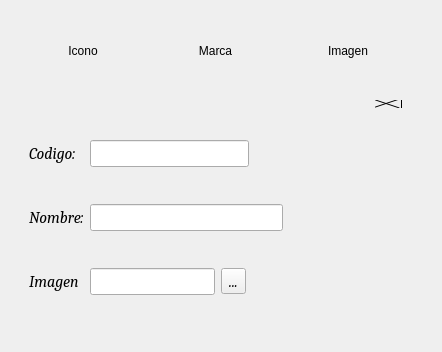
<?xml version="1.0" encoding="UTF-8"?>
<ui version="4.0">
 <class>FormMoneda</class>
 <widget class="QWidget" name="FormMoneda">
  <property name="geometry">
   <rect>
    <x>0</x>
    <y>0</y>
    <width>442</width>
    <height>352</height>
   </rect>
  </property>
  <property name="windowTitle">
   <string>Form</string>
  </property>
  <widget class="QWidget" name="layoutWidget">
   <property name="geometry">
    <rect>
     <x>20</x>
     <y>10</y>
     <width>391</width>
     <height>82</height>
    </rect>
   </property>
   <layout class="QHBoxLayout" name="horizontalLayout">
    <property name="topMargin">
     <number>0</number>
    </property>
    <item>
     <widget class="QLabel" name="label_6">
      <property name="minimumSize">
       <size>
        <width>60</width>
        <height>80</height>
       </size>
      </property>
      <property name="text">
       <string>Icono</string>
      </property>
      <property name="alignment">
       <set>Qt::AlignCenter</set>
      </property>
     </widget>
    </item>
    <item>
     <widget class="QLabel" name="label_4">
      <property name="minimumSize">
       <size>
        <width>60</width>
        <height>80</height>
       </size>
      </property>
      <property name="text">
       <string>Marca</string>
      </property>
      <property name="alignment">
       <set>Qt::AlignCenter</set>
      </property>
     </widget>
    </item>
    <item>
     <widget class="QLabel" name="LabelImage">
      <property name="minimumSize">
       <size>
        <width>60</width>
        <height>80</height>
       </size>
      </property>
      <property name="text">
       <string>Imagen</string>
      </property>
      <property name="alignment">
       <set>Qt::AlignCenter</set>
      </property>
     </widget>
    </item>
   </layout>
  </widget>
  <widget class="QTabWidget" name="tabWidget">
   <property name="geometry">
    <rect>
     <x>20</x>
     <y>100</y>
     <width>382</width>
     <height>236</height>
    </rect>
   </property>
   <property name="font">
    <font>
     <family>Cambria</family>
     <pointsize>12</pointsize>
     <weight>50</weight>
     <italic>true</italic>
     <bold>false</bold>
    </font>
   </property>
   <property name="autoFillBackground">
    <bool>false</bool>
   </property>
   <property name="styleSheet">
    <string notr="true">
QTabWidget::pane { 
font: bold 14px;
   background: transparent; 
  margin: 0px,0px,0px,0px;
   border: 0px solid transparent;  
  }

QTabBar::tab {
    background: transparent;
    border: 2px solid transparent;
    border-bottom-color: transparent; /* same as the pane color */
    border-top-left-radius: 4px;
    border-top-right-radius: 4px;
    min-width: 8ex;
    padding: 2px;
}

</string>
   </property>
   <property name="tabPosition">
    <enum>QTabWidget::East</enum>
   </property>
   <property name="tabShape">
    <enum>QTabWidget::Triangular</enum>
   </property>
   <property name="currentIndex">
    <number>0</number>
   </property>
   <property name="iconSize">
    <size>
     <width>40</width>
     <height>40</height>
    </size>
   </property>
   <property name="elideMode">
    <enum>Qt::ElideMiddle</enum>
   </property>
   <property name="usesScrollButtons">
    <bool>true</bool>
   </property>
   <property name="documentMode">
    <bool>false</bool>
   </property>
   <property name="tabsClosable">
    <bool>false</bool>
   </property>
   <property name="movable">
    <bool>false</bool>
   </property>
   <widget class="QWidget" name="tab">
    <attribute name="icon">
     <iconset resource="../Recursos.qrc">
      <normaloff>:/Imagenes/iconos/add.png</normaloff>:/Imagenes/iconos/add.png</iconset>
    </attribute>
    <attribute name="title">
     <string/>
    </attribute>
    <layout class="QHBoxLayout" name="horizontalLayout_2">
     <item>
      <layout class="QGridLayout" name="gridLayout_2">
       <item row="2" column="0">
        <widget class="QLabel" name="label_3">
         <property name="font">
          <font>
           <family>Cambria</family>
           <pointsize>12</pointsize>
           <italic>true</italic>
          </font>
         </property>
         <property name="text">
          <string>Imagen</string>
         </property>
        </widget>
       </item>
       <item row="0" column="0">
        <widget class="QLabel" name="label">
         <property name="font">
          <font>
           <family>Cambria</family>
           <pointsize>12</pointsize>
           <italic>true</italic>
          </font>
         </property>
         <property name="text">
          <string>Codigo:</string>
         </property>
        </widget>
       </item>
       <item row="2" column="3" colspan="2">
        <widget class="QToolButton" name="ButtonArchivoImagen">
         <property name="font">
          <font>
           <family>Cambria</family>
           <pointsize>12</pointsize>
           <italic>true</italic>
          </font>
         </property>
         <property name="text">
          <string>...</string>
         </property>
        </widget>
       </item>
       <item row="1" column="0">
        <widget class="QLabel" name="label_2">
         <property name="font">
          <font>
           <family>Cambria</family>
           <pointsize>12</pointsize>
           <italic>true</italic>
          </font>
         </property>
         <property name="text">
          <string>Nombre:</string>
         </property>
        </widget>
       </item>
       <item row="1" column="1" colspan="4">
        <widget class="QLineEdit" name="LineNombre">
         <property name="font">
          <font>
           <family>Cambria</family>
           <pointsize>12</pointsize>
           <italic>true</italic>
          </font>
         </property>
         <property name="inputMethodHints">
          <set>Qt::ImhFormattedNumbersOnly</set>
         </property>
        </widget>
       </item>
       <item row="2" column="1" colspan="2">
        <widget class="QLineEdit" name="LineImagen">
         <property name="font">
          <font>
           <family>Cambria</family>
           <pointsize>12</pointsize>
           <italic>true</italic>
          </font>
         </property>
         <property name="readOnly">
          <bool>true</bool>
         </property>
        </widget>
       </item>
       <item row="0" column="4">
        <spacer name="horizontalSpacer">
         <property name="orientation">
          <enum>Qt::Horizontal</enum>
         </property>
         <property name="sizeType">
          <enum>QSizePolicy::Fixed</enum>
         </property>
         <property name="sizeHint" stdset="0">
          <size>
           <width>18</width>
           <height>20</height>
          </size>
         </property>
        </spacer>
       </item>
       <item row="0" column="1" colspan="3">
        <widget class="QLineEdit" name="LineCodigo">
         <property name="font">
          <font>
           <family>Cambria</family>
           <pointsize>12</pointsize>
           <italic>true</italic>
          </font>
         </property>
         <property name="inputMethodHints">
          <set>Qt::ImhNone</set>
         </property>
         <property name="readOnly">
          <bool>true</bool>
         </property>
        </widget>
       </item>
      </layout>
     </item>
     <item>
      <layout class="QVBoxLayout" name="verticalLayout_2">
       <property name="leftMargin">
        <number>0</number>
       </property>
       <item>
        <widget class="QPushButton" name="ButtonGuardar">
         <property name="text">
          <string/>
         </property>
         <property name="icon">
          <iconset resource="../Recursos.qrc">
           <normaloff>:/Imagenes/iconos/guardar.png</normaloff>:/Imagenes/iconos/guardar.png</iconset>
         </property>
         <property name="iconSize">
          <size>
           <width>40</width>
           <height>40</height>
          </size>
         </property>
         <property name="autoDefault">
          <bool>false</bool>
         </property>
         <property name="flat">
          <bool>true</bool>
         </property>
        </widget>
       </item>
       <item alignment="Qt::AlignBottom">
        <widget class="QPushButton" name="ButtonModificar">
         <property name="text">
          <string/>
         </property>
         <property name="icon">
          <iconset resource="../Recursos.qrc">
           <normaloff>:/Imagenes/iconos/editar.png</normaloff>:/Imagenes/iconos/editar.png</iconset>
         </property>
         <property name="iconSize">
          <size>
           <width>40</width>
           <height>40</height>
          </size>
         </property>
         <property name="autoDefault">
          <bool>false</bool>
         </property>
         <property name="default">
          <bool>false</bool>
         </property>
         <property name="flat">
          <bool>true</bool>
         </property>
        </widget>
       </item>
       <item>
        <widget class="QPushButton" name="ButtonEliminar">
         <property name="text">
          <string/>
         </property>
         <property name="icon">
          <iconset resource="../Recursos.qrc">
           <normaloff>:/Imagenes/iconos/delete.png</normaloff>:/Imagenes/iconos/delete.png</iconset>
         </property>
         <property name="iconSize">
          <size>
           <width>40</width>
           <height>40</height>
          </size>
         </property>
         <property name="flat">
          <bool>true</bool>
         </property>
        </widget>
       </item>
       <item>
        <widget class="QPushButton" name="ButtonRegresar">
         <property name="text">
          <string/>
         </property>
         <property name="icon">
          <iconset resource="../Recursos.qrc">
           <normaloff>:/Imagenes/iconos/izquierda.png</normaloff>:/Imagenes/iconos/izquierda.png</iconset>
         </property>
         <property name="iconSize">
          <size>
           <width>40</width>
           <height>40</height>
          </size>
         </property>
         <property name="flat">
          <bool>true</bool>
         </property>
        </widget>
       </item>
      </layout>
     </item>
    </layout>
   </widget>
  </widget>
 </widget>
 <resources>
  <include location="../Recursos.qrc"/>
 </resources>
 <connections/>
</ui>
